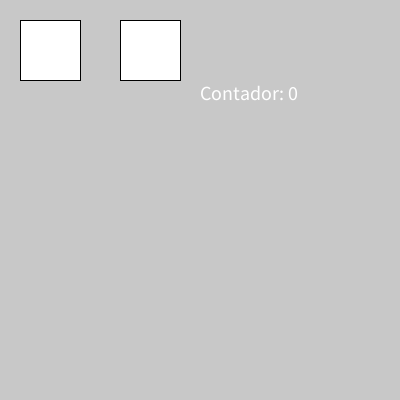
Frame 1 (no input)
Frame 60 (the mouse pressed at the canvas centre just before this capture): identical to frame 1, image omitted
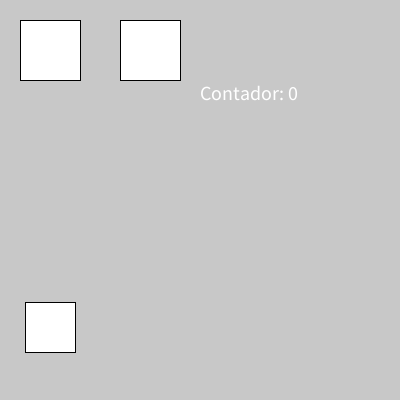
Frame 120 (the mouse held since frame 60 and released just before this capture)

The Processing sketch that drew these frames (run headless with seeded random() and noise(); from frame 60 on, the mouse is pressed at the canvas centre):

// Processing sketch: funky_03
// ── funky_03.pde
int posYFig1 = round(random(500,600));
int velocidadFig1 = round(random(1,3)); //3,5 => 3, 4,7 => 5

int posYFig2 = round(random(500,600));
int velocidadFig2 = round(random(1,3)); 

int contador = 0;

void setup(){
  size(400,400);
  rectMode(CENTER);
  textSize(20);
}

void draw(){
  background(200);
  
  //Figura 1
  rect(50, 50, 60, 60);
  rect(50,posYFig1,50,50);
  posYFig1 = posYFig1 - velocidadFig1;
  
  if(posYFig1 < -50){
    posYFig1 = round(random(500,600));
  }
  
  //Figura 2
  rect(150, 50, 60, 60);
  rect(150,posYFig2,50,50);
  posYFig2 = posYFig2 - velocidadFig2;
  
  if(posYFig2 < -50){
    posYFig2 = round(random(500,600));
  }
  
  text("Contador: " + contador, 200, 100);
}

void keyPressed(){
  if(keyCode == LEFT){
    if(dist(50, 50, 50,posYFig1) < 10){
      contador = contador + 1;
    }else{
      contador = contador - 1;
    }
  }
  
  if(keyCode == UP){
    if(dist(50, 50, 50,posYFig2) < 10){
      contador = contador + 1;
    }else{
      contador = contador - 1;
    }
  }
}
